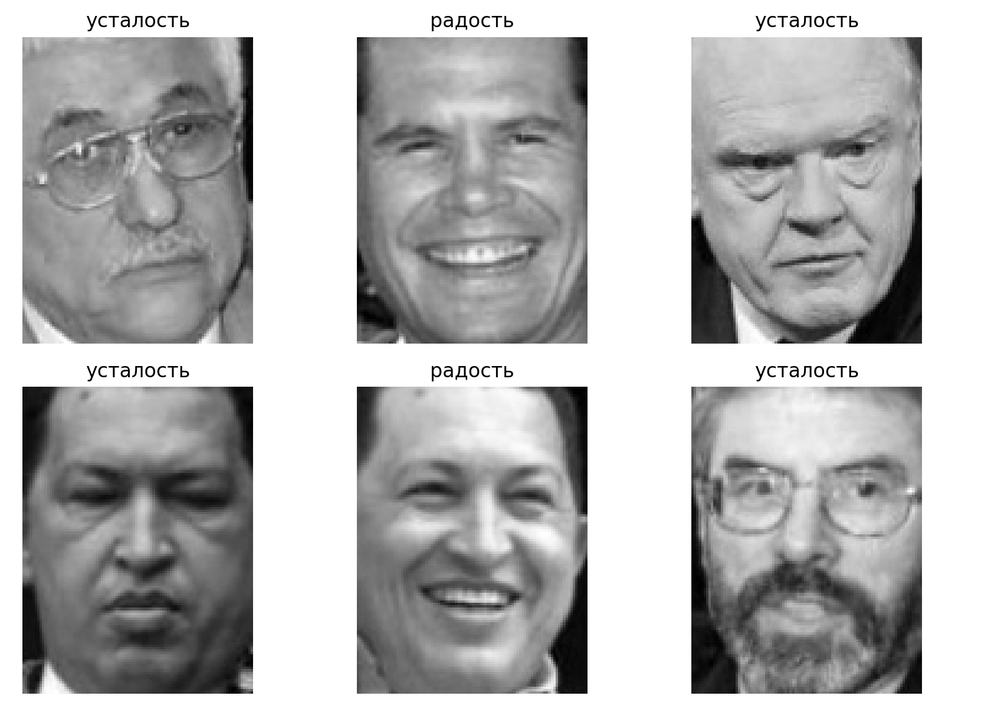
#> input picture banchmark/1.png, 991 x 712 px, shrunk from 1680 x 1206 before the run
$ python -i detect_faces.py   (imports and definitions only)
#> lines starting #> are read from the running program, lines starting #| are printed output that depends on the picture
"""
Скрипт для распознавания лиц с использованием каскадов Хаара (OpenCV).
Включает предобработку изображения (улучшение контраста, сглаживание шума) и
дополнительные фильтры (наличие глаз). Опционально детекция лиц в профиль и NMS.
"""

import os
from typing import Tuple
import cv2
import numpy as np


def load_image_from_path(path: str) -> Tuple[np.ndarray, str]:
    """
    Загружает изображение по указанному пути и конвертирует его из BGR (формат OpenCV)
    в RGB (формат matplotlib).

    cv2.imread читает изображение в BGR, даже если исходник png/jpg в RGB,
    поэтому необходимо конвертировать для корректного отображения в matplotlib.

    Args:
        path (str): Путь к изображению.

    Returns:
        Tuple[np.ndarray, str]: Изображение в формате RGB и имя исходного файла.

    Raises:
        FileNotFoundError: Если изображение не может быть прочитано.
    """
#> called with path = '../banchmark/1.png'
    bgr = cv2.imread(path)
#> bgr is the input picture: shape (712, 991, 3); mean B, G, R 182.1, 182.1, 182.1
    if bgr is None:
        raise FileNotFoundError(f"Cannot read image at: {path}")
    rgb = cv2.cvtColor(bgr, cv2.COLOR_BGR2RGB)
    return rgb, os.path.basename(path)


def improve_gray_contrast(gray: np.ndarray) -> np.ndarray:
    """
    Улучшает контрастность градаций серого с использованием адаптивного гистограммного
    выравнивания (CLAHE). Этот метод устойчив к неравномерному освещению.

    Args:
        gray (np.ndarray): Одноканальное изображение (градации серого).

    Returns:
        np.ndarray: Обработанное изображение с улучшенным контрастом.
    """
    clahe = cv2.createCLAHE(clipLimit=2.0, tileGridSize=(8,8))
    return clahe.apply(gray)


def det_faces(path_image, scale=1.1, neighbors=5, minsize=60,
              with_profiles=True, check_eyes=True):
    """
    Основная функция:
    - Разбирает аргументы командной строки.
    - Загружает изображение и преобразует его в оттенки серого.
    - Выполняет предобработку (контраст, сглаживание).
    - Детектирует лица в анфас и (опционально) в профиль.
    - (Опционально) фильтрует лица по наличию глаз.
    - Применяет Non-Maximum Suppression (NMS) для устранения дубликатов.
    - Отображает и сохраняет результат.
    """

    rgb, src_name = load_image_from_path(path_image)
#> src_name = '1.png'
    gray = cv2.cvtColor(rgb, cv2.COLOR_RGB2GRAY)

    # Предобработка: улучшение контраста и сглаживание шума.
    gray = improve_gray_contrast(gray)
#> in improve_gray_contrast, `return clahe.apply(gray)`:
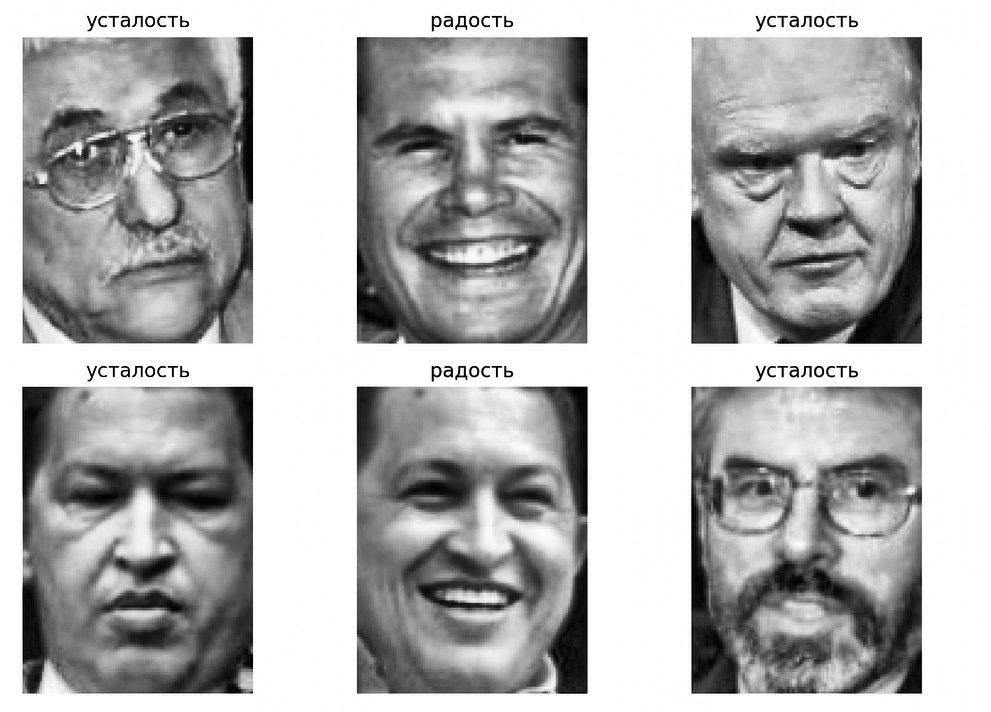
#> returned value: shape (712, 991); min 0, max 255, mean 178.8
    gray = cv2.GaussianBlur(gray, (3,3), 0)

    face_xml = cv2.data.haarcascades + "haarcascade_frontalface_default.xml"
    face_cascade = cv2.CascadeClassifier(face_xml)

    # Детекция лиц в анфас.
    faces = face_cascade.detectMultiScale(
        gray,
        scaleFactor=scale,
        minNeighbors=neighbors,
        minSize=(minsize, minsize)
    )
#> faces = [[345, 42, 258, 258], [682, 54, 266, 266], [343, 389, 269, 269], [21, 400, 250, 250], [661, 379, 287, 287]]
    faces = list(faces)

    # Дополнительно: детекция лиц в профиль.
    if with_profiles:
        prof_xml = cv2.data.haarcascades + "haarcascade_profileface.xml"
        prof = cv2.CascadeClassifier(prof_xml)
        pf = prof.detectMultiScale(
            gray,
            scaleFactor=scale,
            minNeighbors=neighbors,
            minSize=(minsize, minsize)
        )
#> pf = ()
        faces.extend(pf)

    # Фильтрация по наличию глаз для уменьшения ложных срабатываний.
    if check_eyes:
        eye_xml = cv2.data.haarcascades + "haarcascade_eye.xml"
        eye_cascade = cv2.CascadeClassifier(eye_xml)
        kept = []
        for (x,y,w,h) in faces:
            roi_gray = gray[y:y+h, x:x+w]
            eyes = eye_cascade.detectMultiScale(
                roi_gray,
                scaleFactor=1.05,  # шаг меньше стандартного для поиска мелких объектов
                minNeighbors=6,
                minSize=(int(w*0.15), int(h*0.15))  # минимум ~15% ширины/высоты лица
            )
            # Если найден хотя бы один глаз — лицо считается действительным.
            if len(eyes) >= 1:
                kept.append((x,y,w,h))
#> this loop made 5 passes
#> (x, y, w, h, eyes) on passes 3, 5: (343, 389, 269, 269, [[52, 69, 68, 68], [145, 76, 68, 68]]), (661, 379, 287, 287, [[69, 79, 59, 59], [174, 83, 55, 55]])
#> pass 1, in det_faces, `roi_gray = gray[y:y+h, x:x+w]`:
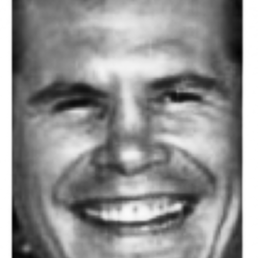
#> roi_gray: shape (258, 258); min 3, max 255, mean 146.3
#> pass 2, in det_faces, `roi_gray = gray[y:y+h, x:x+w]`:
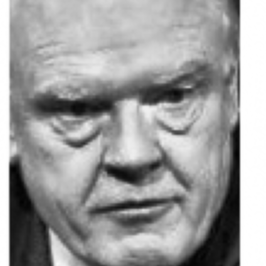
#> roi_gray: shape (266, 266); min 2, max 255, mean 157.9
#> pass 3, in det_faces, `roi_gray = gray[y:y+h, x:x+w]`:
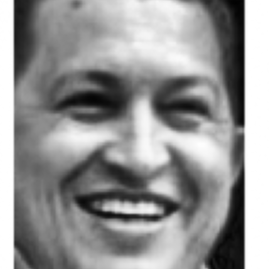
#> roi_gray: shape (269, 269); min 2, max 255, mean 149.1
#> after the loop:
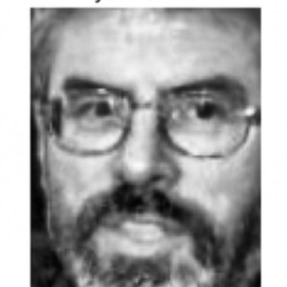
#> roi_gray: shape (287, 287); min 3, max 255, mean 160.9
#> after the loop, kept = [(345, 42, 258, 258), (343, 389, 269, 269), (661, 379, 287, 287)]
        faces = kept
#> faces has the same summary as kept

    def nms(boxes, iou_thr=0.3):
        """
        Выполняет Non-Maximum Suppression (NMS) для объединения близких
        боксов и устранения дубликатов.

        Args:
            boxes (list): Список ограничивающих прямоугольников [x, y, w, h].
            iou_thr (float): Порог IoU для слияния.

        Returns:
            list: Отфильтрованные боксы.
        """
#> called with iou_thr = 0.3
        if not boxes: return []
        boxes = np.array(boxes)
#> boxes = [[345, 42, 258, 258], [343, 389, 269, 269], [661, 379, 287, 287]]
        x1,y1,w,h = boxes[:,0], boxes[:,1], boxes[:,2], boxes[:,3]
#> x1 = [345, 343, 661]; y1 = [42, 389, 379]; w = [258, 269, 287]; h = [258, 269, 287]
        x2, y2 = x1+w, y1+h
#> x2 = [603, 612, 948]; y2 = [300, 658, 666]
        areas = w*h
#> areas = [66564, 72361, 82369]
        order = np.argsort(areas)[::-1]  # индексы по убыванию площади
#> order = [2, 1, 0]
        keep=[]
        while order.size>0:
            i = order[0]
            keep.append(i)
            xx1 = np.maximum(x1[i], x1[order[1:]])
            yy1 = np.maximum(y1[i], y1[order[1:]])
            xx2 = np.minimum(x2[i], x2[order[1:]])
            yy2 = np.minimum(y2[i], y2[order[1:]])
            inter = np.maximum(0, xx2-xx1) * np.maximum(0, yy2-yy1)
            iou = inter / (areas[i] + areas[order[1:]] - inter + 1e-6)
            inds = np.where(iou <= iou_thr)[0]
            order = order[inds+1]
#> this loop made 3 passes
#> (i, xx1, yy1, xx2, yy2, iou, order) on pass 1: (2, [661, 661], [389, 379], [612, 603], [658, 300], [0, 0], [1, 0])
#> (i, xx1, yy1, xx2, yy2, inter, iou, inds) on pass 2: (1, [345], [389], [603], [300], [0], [0], [0])
#> after the loop, keep = [2, 1, 0]; order = empty array
        return boxes[keep].tolist()

    faces = nms(faces)
#> faces = [[661, 379, 287, 287], [343, 389, 269, 269], [345, 42, 258, 258]]

    return faces

>>> result = det_faces('../banchmark/1.png')
#> result has the same summary as faces in det_faces
